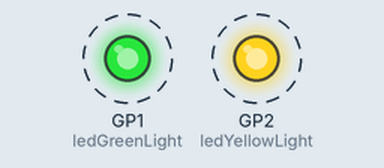
Bench run of a program on a simulated Raspberry Pi Pico running MicroPython. Shown: output pins drawn as LEDs (lit = HIGH). Dashed ring = blinking.

Above: at 0.5 s.
Timing chart, 0 to 4.6 s (numbered marks = the images above):
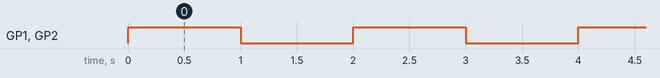

The program:

redlight_yellowlight.py
```python
from machine import Pin
import time

gp1=1
gp2=2

ledGreenLight = Pin(gp1, Pin.OUT)
ledYellowLight = Pin(gp2, Pin.OUT)

while True:
    ledGreenLight.on()
    ledYellowLight.on()
    time.sleep(1)

    ledGreenLight.off()
    ledYellowLight.off()
    time.sleep(1)
```

Measured:
- by itself, GP1 (ledGreenLight), GP2 (ledYellowLight): alternates HIGH for 1.0 s and LOW for 1.0 s
